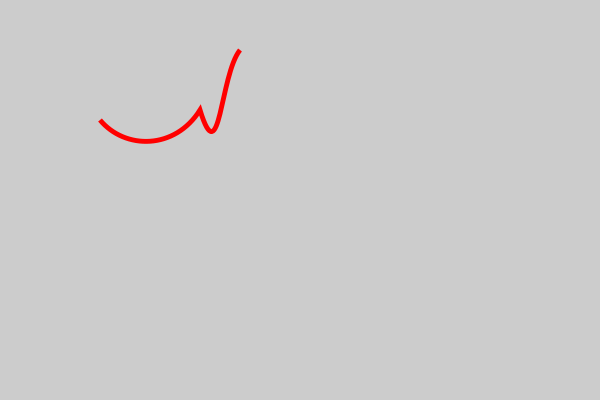

The script that drew this image:
import cairo

surface = cairo.ImageSurface(cairo.FORMAT_RGB24, 600, 400)
ctx = cairo.Context(surface)
ctx.set_source_rgb(0.8, 0.8, 0.8)
ctx.paint()

ctx.move_to(100, 120)
ctx.curve_to(125, 150, 175, 150, 200, 110)
ctx.curve_to(220, 175, 220, 75, 240, 50)
ctx.set_line_width(4.87),
ctx.set_source_rgb(1, 0, 0)
ctx.stroke()


surface.write_to_png("splines.png")
